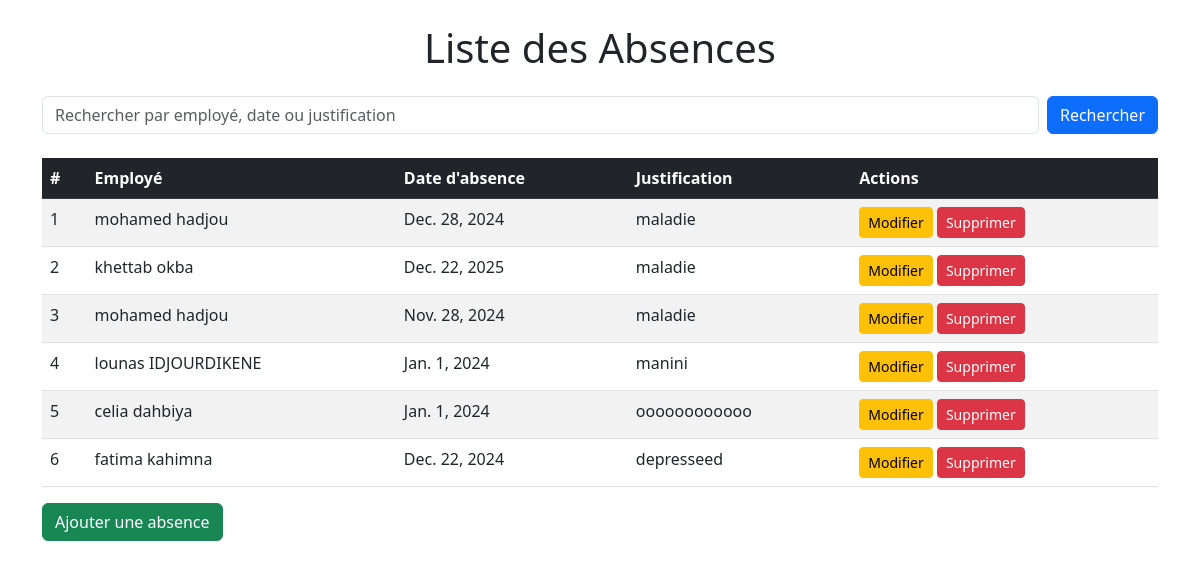
The app's page /absences/ with its own data.
### admin_rh/models.py (models this page shows, shortened)
class Absence(models.Model):
    employe=models.ForeignKey(Employe, on_delete=models.CASCADE,related_name="rel_abs")
    date_Absence=models.DateField()
    justification=models.CharField(max_length=500)

class Employe(models.Model):
    nom = models.CharField(max_length=50)
    prenom = models.CharField(max_length=50)
    sexe = models.CharField(max_length=10,choices=[('M', 'HOMME'), ('F', 'FEMME')],default='M')
    adresse=models.CharField(max_length=250)
    date_naissance = models.DateField()
    email = models.EmailField(max_length=100)
    date_embauche = models.DateField()
    service = models.ForeignKey(Service, on_delete=models.CASCADE,related_name="rel_emp")

### admin_rh/views.py (the view)
# urls.py: path('absences/', views.afficherAbsences, name='listeAbsences'),
def afficherAbsences(request):
    absences = Absence.objects.all()
    return render(request, 'liste_absences.html', {'absences': absences, 'search_mode': False})

### admin_rh/templates/liste_absences.html (shortened to what this page needs)
<!DOCTYPE html>
<html lang="en">
<head>
    <link href="https://cdn.jsdelivr.net/npm/bootstrap@5.3.0/dist/css/bootstrap.min.css" rel="stylesheet">
</head>
<body>
<div class="container mt-4">
    <h1 class="text-center mb-4">Liste des Absences</h1>
    <form method="get" action="{% url 'rechercher_absences' %}" class="d-flex mb-4">
        <input
            type="text"
            name="search"
            class="form-control me-2"
            placeholder="Rechercher par employé, date ou justification"
            value="{{ request.GET.search }}">
        <button type="submit" class="btn btn-primary">Rechercher</button>
    </form>
    <table class="table table-striped table-hover">
        <thead class="table-dark">
            <tr>
                <th>#</th>
                <th>Employé</th>
                <th>Date d'absence</th>
                <th>Justification</th>
                <th>Actions</th>
            </tr>
        </thead>
        <tbody>
            {% for absence in absences %}
                <tr>
                    <td>{{ forloop.counter }}</td>
                    <td>{{ absence.employe.prenom }} {{ absence.employe.nom }}</td>
                    <td>{{ absence.date_Absence }}</td>
                    <td>{{ absence.justification }}</td>
                    <td>
                        <a href="{% url 'editerAbsence' absence.id %}" class="btn btn-warning btn-sm">Modifier</a>
                        <a href="{% url 'supprimerAbsence' absence.id %}" class="btn btn-danger btn-sm">Supprimer</a>
                    </td>
                </tr>
            {% endfor %}
        </tbody>
    </table>
    <a href="{% url 'ajouterAbsence' %}" class="btn btn-success">Ajouter une absence</a>
</div>
</body>
</html>

### records on screen
Absence: employe.prenom "mohamed", employe.nom "hadjou", date_Absence "Dec. 28, 2024", justification "maladie"
Absence: employe.prenom "khettab", employe.nom "okba", date_Absence "Dec. 22, 2025", justification "maladie"
Absence: employe.prenom "mohamed", employe.nom "hadjou", date_Absence "Nov. 28, 2024", justification "maladie"
Absence: employe.prenom "lounas", employe.nom "IDJOURDIKENE", date_Absence "Jan. 1, 2024", justification "manini"
Absence: employe.prenom "celia", employe.nom "dahbiya", date_Absence "Jan. 1, 2024", justification "oooooooooooo"
Absence: employe.prenom "fatima", employe.nom "kahimna", date_Absence "Dec. 22, 2024", justification "depresseed"
